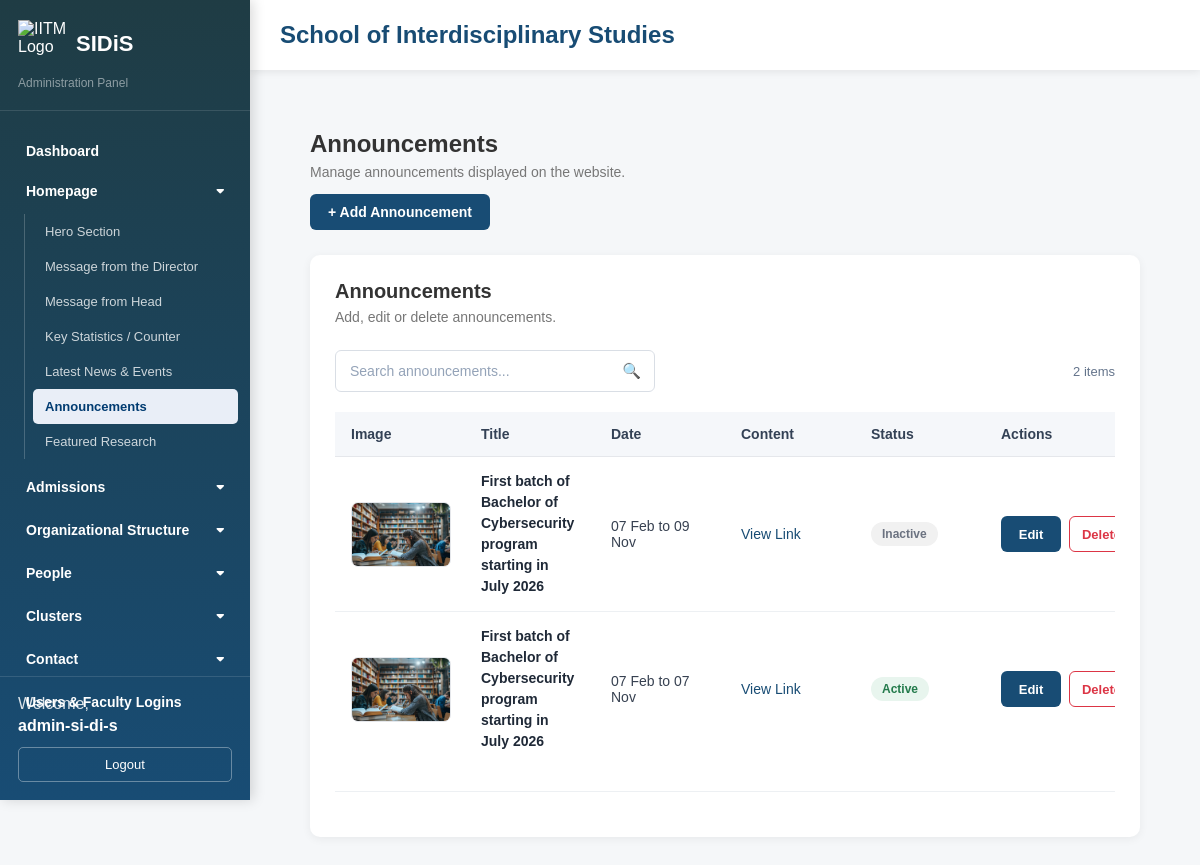
The page /admin/announcements.php (signed in) on the database its author committed.
### tables this page shows
CREATE TABLE `announcements` (
  `id` int UNSIGNED NOT NULL,
  `title` varchar(500) NOT NULL,
  `date_text` varchar(255) NOT NULL,
  `link` varchar(255) NOT NULL,
  `image` varchar(255) NOT NULL,
  `status` tinyint(1) NOT NULL DEFAULT '1',
  `created_at` timestamp NOT NULL DEFAULT CURRENT_TIMESTAMP,
  `updated_at` timestamp NOT NULL DEFAULT CURRENT_TIMESTAMP ON UPDATE CURRENT_TIMESTAMP
);

### admin/announcements.php (the view, shortened to what this page needs)
<?php include 'header.php'; ?>
<?php
require_once '../config.php';
$stmt = $pdo->prepare("
    SELECT
        id,
        title,
        date_text,
        link,
        image,
        status
    FROM announcements
    ORDER BY id DESC
");
$stmt->execute();
$announcements = $stmt->fetchAll(PDO::FETCH_ASSOC);
?>
<div class="dashboard-content">
    <div class="page-header">
        <div>
            <h2>Announcements</h2>
            <p>
                Manage announcements displayed on the website.
            </p>
        </div>
        <div>
            <a href="addann.php" class="btn-add">
                + Add Announcement
            </a>
        </div>
    </div>
    <div class="dashboard-card">
        <div class="card-header">
            <div>
                <h3>Announcements</h3>
                <p>
                    Add, edit or delete announcements.
                </p>
            </div>
        </div>
        <?php if (!empty($announcements)): ?>
            <div class="table-toolbar">
                <div class="table-search">
                    <input
                        type="text"
                        id="tableSearch"
                        class="table-search-input"
                        placeholder="Search announcements..."
                        autocomplete="off"
                    >
                    <span class="table-search-icon">
                    </span>
                </div>
                <div
                    id="searchResultCount"
                    class="search-result-count"
                ></div>
            </div>
            <div class="table-wrapper">
                <table
                    class="data-table"
                    id="announcementTable"
                >
                    <thead>
                        <tr>
                            <th>Image</th>
                            <th>Title</th>
                            <th>Date</th>
                            <th>Content</th>
                            <th>Status</th>
                            <th>Actions</th>
                        </tr>
                    </thead>
                    <tbody id="announcementTableBody">
                        <?php foreach ($announcements as $announcement): ?>
                            <?php
                            $content =
                                $announcement['link'] ?? '';
                            $isAttachment = false;
                            ?>
                            <tr class="table-data-row">
                                <td>
                                    <?php if (!empty($announcement['image'])): ?>
                                        <img
                                            src="../images/<?= htmlspecialchars(
                                                $announcement['image'],
                                                ENT_QUOTES,
                                                'UTF-8'
                                            ) ?>"
                                            alt="<?= htmlspecialchars(
                                                $announcement['title'],
                                                ENT_QUOTES,
                                                'UTF-8'
                                            ) ?>"
                                            class="table-image"
                                        >
                                    <?php else: ?>
                                        <span class="table-muted">
                                            No Image
                                        </span>
                                    <?php endif; ?>
                                </td>
                                <td>
                                    <strong class="table-title">
                                        <?= htmlspecialchars(
                                            $announcement['title'],
                                            ENT_QUOTES,
                                            'UTF-8'
                                        ) ?>
                                    </strong>
                                </td>
                                <td>
                                    <?= htmlspecialchars(
                                        $announcement['date_text'],
                                        ENT_QUOTES,
                                        'UTF-8'
                                    ) ?>
                                </td>
                                <td>
                                    <?php if ($isAttachment): ?>
                                        <a
                                            href="../images/attachments/<?= htmlspecialchars(
                                                $content,
                                                ENT_QUOTES,
                                                'UTF-8'
                                            ) ?>"
                                            target="_blank"
                                            rel="noopener noreferrer"
                                            class="table-link"
                                        >
                                            View PDF
                                        </a>
                                    <?php elseif (!empty($content)): ?>
                                        <a
                                            href="<?= htmlspecialchars(
                                                $content,
                                                ENT_QUOTES,
                                                'UTF-8'
                                            ) ?>"
                                            target="_blank"
                                            rel="noopener noreferrer"
                                            class="table-link"
                                        >
                                            View Link
                                        </a>
                                    <?php else: ?>
                                        <span class="table-muted">
                                            No Content
                                        </span>
                                    <?php endif; ?>
                                </td>
                                <td>
                                    <?php if ($announcement['status'] == 1): ?>
                                        <span class="status-badge status-active">
                                            Active
                                        </span>
                                    <?php else: ?>
                                        <span class="status-badge status-inactive">
                                            Inactive
                                        </span>
                                    <?php endif; ?>
                                </td>
                                <td>
                                    <div class="table-actions">
                                        <a
                                            href="editann.php?id=<?= (int)$announcement['id'] ?>"
                                            class="btn-edit"
                                        >
                                            Edit
                                        </a>
                                        <button
                                            type="button"
                                            class="btn-delete"
                                            onclick="openDeleteModal(
                                                <?= (int)$announcement['id'] ?>,
                                                <?= htmlspecialchars(
                                                    json_encode(
                                                        $announcement['title']
                                                    ),
                                                    ENT_QUOTES,
                                                    'UTF-8'
                                                ) ?>
                                            )"
                                        >
                                            Delete
                                        </button>
                                    </div>
                                </td>
                            </tr>
                        <?php endforeach; ?>
                    </tbody>
                </table>
            </div>
            <div
                id="tablePagination"
                class="table-pagination"
            ></div>
        <?php endif; ?>
    </div>
</div>
<?php include 'footer.php'; ?>

### admin/style.css (style rules this page uses)
* { box-sizing: border-box; }
body { margin: 0; font-family: Arial, Helvetica, sans-serif; background: #f5f7f9; color: #333; }
.dashboard-content { padding: 30px; }
.page-header { margin-bottom: 25px; }
.page-header h2 { margin: 0; font-size: 24px; font-weight: 600; }
.page-header p { margin-top: 6px; color: #777; font-size: 14px; }
.dashboard-card { background: #fff; border-radius: 10px; padding: 25px; margin-bottom: 25px; box-shadow: 0 2px 10px rgba(0, 0, 0, 0.06); }
.card-header { margin-bottom: 25px; }
.card-header h3 { margin: 0; font-size: 20px; font-weight: 600; }
.card-header p { color: #777; margin-top: 6px; font-size: 14px; }
.table-wrapper { width: 100%; overflow-x: auto; margin-top: 20px; }
.data-table { width: 100%; border-collapse: separate; border-spacing: 0; table-layout: fixed; }
.data-table thead th { background: #f5f7fa; color: #334155; font-size: 14px; font-weight: 600; text-align: left; padding: 14px 16px; border-bottom: 1px solid #e5e7eb; white-space: nowrap; }
.data-table tbody td { padding: 14px 16px; border-bottom: 1px solid #edf0f3; vertical-align: middle; color: #374151; font-size: 14px; }
.data-table tbody tr:last-child td { border-bottom: none; }
.table-image { width: 100px; height: 65px; object-fit: cover; display: block; border-radius: 7px; border: 1px solid #e5e7eb; background: #f8fafc; }
.table-actions { display: flex; align-items: center; gap: 8px; white-space: nowrap; }
.btn-edit { display: inline-flex; align-items: center; justify-content: center; min-width: 60px; height: 36px; padding: 0 14px; background: #184c74; color: #ffffff; border: none; border-radius: 6px; font-size: 13px; font-weight: 600; text-decoration: none; cursor: pointer; transition: all 0.2s ease; }
.btn-delete { display: inline-flex; align-items: center; justify-content: center; min-width: 65px; height: 36px; padding: 0 14px; background: #ffffff; color: #dc3545; border: 1px solid #dc3545; border-radius: 6px; font-size: 13px; font-weight: 600; cursor: pointer; transition: all 0.2s ease; }
.btn-add { display: inline-flex; align-items: center; justify-content: center; gap: 6px; padding: 10px 18px; background: #184c74; color: #ffffff; border-radius: 6px; font-size: 14px; font-weight: 600; text-decoration: none; transition: all 0.2s ease; }
.status-badge { display: inline-flex; align-items: center; justify-content: center; padding: 6px 11px; border-radius: 20px; font-size: 12px; font-weight: 600; line-height: 1; }
.status-active { background: #e8f5ee; color: #237a4b; }
.status-inactive { background: #f1f1f1; color: #6b7280; }
.table-link { color: #184c74; font-weight: 500; text-decoration: none; }
.table-toolbar { display: flex; align-items: center; justify-content: space-between; gap: 20px; margin: 20px 0; }
.table-search { position: relative; width: 320px; }
.table-search-input { width: 100%; height: 42px; padding: 0 42px 0 14px; border: 1px solid #d9dee5; border-radius: 6px; background: #ffffff; color: #334155; font-size: 14px; outline: none; transition: border-color 0.2s ease, box-shadow 0.2s ease; }
.table-search-input::placeholder { color: #94a3b8; }
.table-search-icon { position: absolute; right: 14px; top: 50%; transform: translateY(-50%); color: #64748b; font-size: 15px; pointer-events: none; }
.search-result-count { color: #64748b; font-size: 13px; }
.table-title { color: #1f2937; line-height: 1.5; }
.table-pagination { display: flex; align-items: center; justify-content: center; gap: 6px; margin-top: 25px; padding-top: 20px; border-top: 1px solid #edf0f3; }

### rows shown on the page
announcements: image (picture), title "First batch of Bachelor of Cybersecurity program starting in July 2026", date_text "07 Feb to 09 Nov", status "Inactive"
announcements: image (picture), title "First batch of Bachelor of Cybersecurity program starting in July 2026", date_text "07 Feb to 07 Nov", status "Active"

### other values the page prints
$section "Homepage"
$pageTitle "Hero Section"
$pageTitle "Message from the Director"
$pageTitle "Message from Head"
$pageTitle "Key Statistics / Counter"
$pageTitle "Latest News & Events"
$pageTitle "Announcements"
$pageTitle "Featured Research"
$section "Admissions"
$section "Organizational Structure"
$section "People"
$section "Clusters"
$section "Contact"
$_SESSION['admin_username'] "admin-si-di-s"
